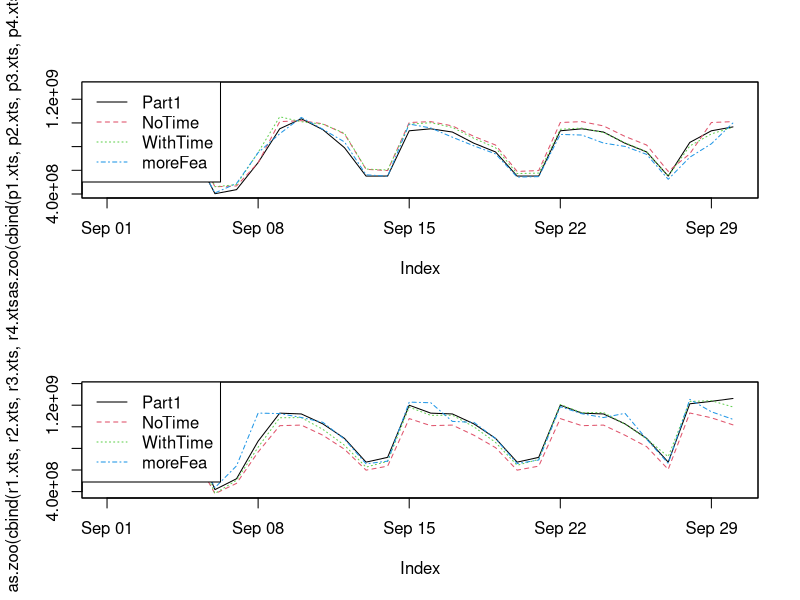

Source code (R):
library("xts")
d<-read.csv("com.csv")
p1<-ts(d[1:30,1],fre=7)
p2<-ts(d[1:30,2],fre=7)
p3<-ts(d[1:30,3],fre=7)
p4<-ts(d[1:30,4],fre=7)
r1<-ts(d[32:61,1],fre=7)
r2<-ts(d[32:61,2],fre=7)
r3<-ts(d[32:61,3],fre=7)
r4<-ts(d[32:61,4],fre=7)
p1.xts<-xts(p1,seq(as.POSIXct("2014-09-01"),len=length(p1),by='day'))
p2.xts<-xts(p2,seq(as.POSIXct("2014-09-01"),len=length(p2),by='day'))
p3.xts<-xts(p3,seq(as.POSIXct("2014-09-01"),len=length(p3),by='day'))
p4.xts<-xts(p4,seq(as.POSIXct("2014-09-01"),len=length(p4),by='day'))
r1.xts<-xts(r1,seq(as.POSIXct("2014-09-01"),len=length(r1),by='day'))
r2.xts<-xts(r2,seq(as.POSIXct("2014-09-01"),len=length(r2),by='day'))
r3.xts<-xts(r3,seq(as.POSIXct("2014-09-01"),len=length(r3),by='day'))
r4.xts<-xts(r4,seq(as.POSIXct("2014-09-01"),len=length(r4),by='day'))
par(mfcol=c(2,1))
plot(as.zoo(cbind(p1.xts,p2.xts,p3.xts,p4.xts)),col=1:9,lty=1:9,screens=1)
legend(x="topleft",legend=c("Part1","NoTime","WithTime","moreFea"),lty=1:9,col=1:9)
plot(as.zoo(cbind(r1.xts,r2.xts,r3.xts,r4.xts)),col=1:9,lty=1:9,screens=1)
legend(x="topleft",legend=c("Part1","NoTime","WithTime","moreFea"),lty=1:9,col=1:9)
